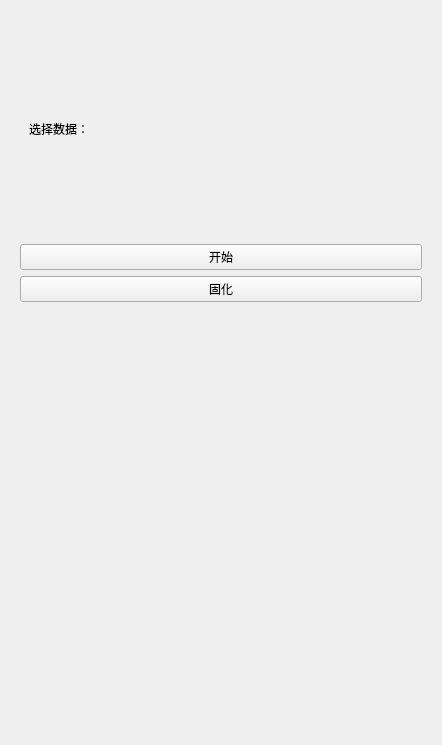
<?xml version="1.0" encoding="UTF-8"?>
<ui version="4.0">
 <class>transformModel</class>
 <widget class="qMRMLWidget" name="transformModel">
  <property name="geometry">
   <rect>
    <x>0</x>
    <y>0</y>
    <width>442</width>
    <height>745</height>
   </rect>
  </property>
  <layout class="QVBoxLayout" name="verticalLayout">
   <item>
    <widget class="QWidget" name="widget" native="true">
     <property name="minimumSize">
      <size>
       <width>0</width>
       <height>300</height>
      </size>
     </property>
     <layout class="QVBoxLayout" name="verticalLayout_2">
      <item>
       <widget class="QWidget" name="widget_2" native="true">
        <layout class="QHBoxLayout" name="horizontalLayout">
         <item>
          <widget class="QLabel" name="label_6">
           <property name="text">
            <string>选择数据：</string>
           </property>
          </widget>
         </item>
         <item>
          <widget class="qMRMLNodeComboBox" name="inputSelector">
           <property name="toolTip">
            <string>Pick the input to the algorithm.</string>
           </property>
           <property name="nodeTypes">
            <stringlist notr="true">
             <string>vtkMRMLModelNode</string>
             <string>vtkMRMLScalarVolumeNode</string>
            </stringlist>
           </property>
           <property name="showChildNodeTypes">
            <bool>false</bool>
           </property>
           <property name="addEnabled">
            <bool>false</bool>
           </property>
           <property name="removeEnabled">
            <bool>false</bool>
           </property>
           <property name="SlicerParameterName" stdset="0">
            <string>inputVolume</string>
           </property>
          </widget>
         </item>
        </layout>
       </widget>
      </item>
      <item>
       <widget class="QPushButton" name="Start">
        <property name="text">
         <string>开始</string>
        </property>
       </widget>
      </item>
      <item>
       <widget class="QPushButton" name="HardTransform">
        <property name="text">
         <string>固化</string>
        </property>
       </widget>
      </item>
     </layout>
    </widget>
   </item>
   <item>
    <spacer name="verticalSpacer">
     <property name="orientation">
      <enum>Qt::Vertical</enum>
     </property>
     <property name="sizeHint" stdset="0">
      <size>
       <width>20</width>
       <height>40</height>
      </size>
     </property>
    </spacer>
   </item>
  </layout>
 </widget>
 <customwidgets>
  <customwidget>
   <class>qMRMLNodeComboBox</class>
   <extends>QWidget</extends>
   <header>qMRMLNodeComboBox.h</header>
  </customwidget>
  <customwidget>
   <class>qMRMLWidget</class>
   <extends>QWidget</extends>
   <header>qMRMLWidget.h</header>
   <container>1</container>
  </customwidget>
 </customwidgets>
 <resources/>
 <connections>
  <connection>
   <sender>transformModel</sender>
   <signal>mrmlSceneChanged(vtkMRMLScene*)</signal>
   <receiver>inputSelector</receiver>
   <slot>setMRMLScene(vtkMRMLScene*)</slot>
   <hints>
    <hint type="sourcelabel">
     <x>220</x>
     <y>372</y>
    </hint>
    <hint type="destinationlabel">
     <x>253</x>
     <y>143</y>
    </hint>
   </hints>
  </connection>
 </connections>
</ui>
